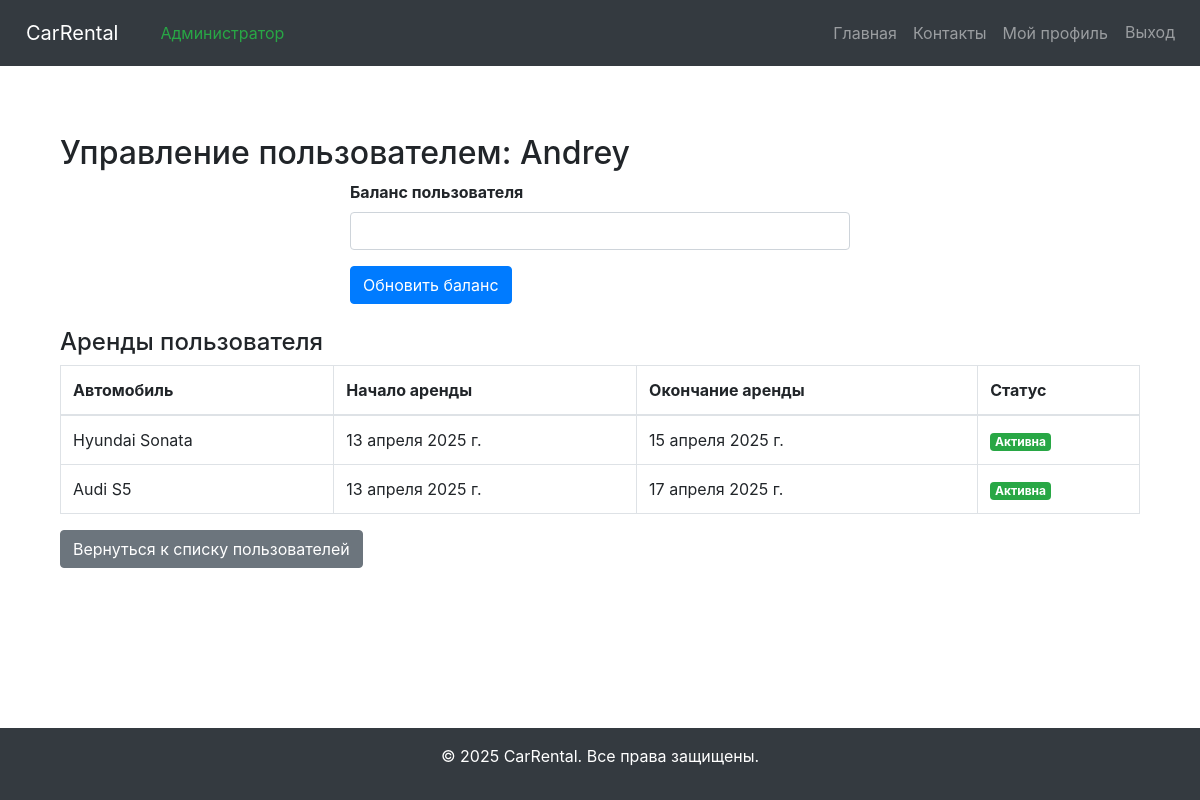
The page /users/manage/4/ (signed in) on the database its author committed.
### users/models.py (models this page shows, shortened)
class CustomUser(AbstractUser):
    phone_number = models.CharField(max_length=20, blank=True)
    birth_date = models.DateField(null=True, blank=True)
    balance = models.DecimalField(max_digits=10, decimal_places=2, default=0.00)

### cars/models.py (models this page shows, shortened)
class Rental(models.Model):
    user = models.ForeignKey(settings.AUTH_USER_MODEL, on_delete=models.CASCADE)
    car = models.ForeignKey('Car', on_delete=models.CASCADE)
    start_date = models.DateField(null=True, blank=True)
    end_date = models.DateField(null=True, blank=True)
    created_at = models.DateTimeField(auto_now_add=True)

class Car(models.Model):
    name = models.CharField(max_length=100)
    description = models.TextField(blank=True)
    price_per_day = models.DecimalField(max_digits=10, decimal_places=2)
    car_types = models.ManyToManyField(CarType)
    year = models.PositiveIntegerField(default=2010)
    available = models.BooleanField(default=True)
    image = models.ImageField(upload_to='cars/', null=True, blank=True)
    created_at = models.DateTimeField(auto_now_add=True)
    status = models.CharField(max_length=20, choices=STATUS_CHOICES, default='Доступен')
    unavailable_until = models.DateField(null=True, blank=True)

### users/views.py (the view, shortened to what this page needs)
# urls.py: path('manage/<int:user_id>/', views.manage_user, name='manage_user'),
@login_required
@user_passes_test(lambda u: u.is_staff)
def manage_user(request, user_id):
    user_to_manage = get_object_or_404(CustomUser, id=user_id)
    user_rentals = Rental.objects.filter(user=user_to_manage).select_related('car')
    return render(request, 'users/manage_user.html', {
        'target_user': user_to_manage,
        'user_rentals': user_rentals,
    })

### templates/users/manage_user.html (shortened to what this page needs)
{% extends 'base.html' %}
{% block content %}
<div class="container mt-4">
    <h2>Управление пользователем: {{ target_user.username }}</h2>
    <form method="POST">
        <div class="mb-3">
            <label for="balance" class="form-label">Баланс пользователя</label>
            <input type="number" step="0.01" class="form-control" id="balance" name="balance" value="{{ target_user.balance }}">
        </div>
        <button type="submit" class="btn btn-primary">Обновить баланс</button>
    </form>
    <h4 class="mt-4">Аренды пользователя</h4>
    {% if user_rentals %}
        <table class="table table-bordered">
            <thead>
                <tr>
                    <th>Автомобиль</th>
                    <th>Начало аренды</th>
                    <th>Окончание аренды</th>
                    <th>Статус</th>
                </tr>
            </thead>
            <tbody>
                {% for rental in user_rentals %}
                <tr>
                    <td>{{ rental.car.name }}</td>
                    <td>{{ rental.start_date }}</td>
                    <td>{{ rental.end_date }}</td>
                    <td>
                        {% if rental.end_date and rental.end_date < today %}
                            <span class="badge bg-secondary">Завершена</span>
                        {% else %}
                            <span class="badge bg-success">Активна</span>
                        {% endif %}
                    </td>
                </tr>
                {% endfor %}
            </tbody>
        </table>
    {% else %}
        <p>У пользователя нет активных или завершённых аренд.</p>
    {% endif %}
    <div class="mt-3">
        <a href="{% url 'users:profile' %}" class="btn btn-secondary">Вернуться к списку пользователей</a>
    </div>
</div>
{% endblock %}

### static/css/style.css (style rules this page uses)
html, body { height: 100%; margin: 0; padding: 0; }
body { display: flex; flex-direction: column; font-family: Arial, sans-serif; }
.btn-primary { background-color: #007bff; border: none; }
form { max-width: 500px; margin: 0 auto; }
label { font-weight: bold; }

### rows shown on the page
CustomUser: username "Andrey"
Rental: car.name "Hyundai Sonata", start_date "13 апреля 2025 г.", end_date "15 апреля 2025 г.", shows "Активна"
Rental: car.name "Audi S5", start_date "13 апреля 2025 г.", end_date "17 апреля 2025 г.", shows "Активна"
